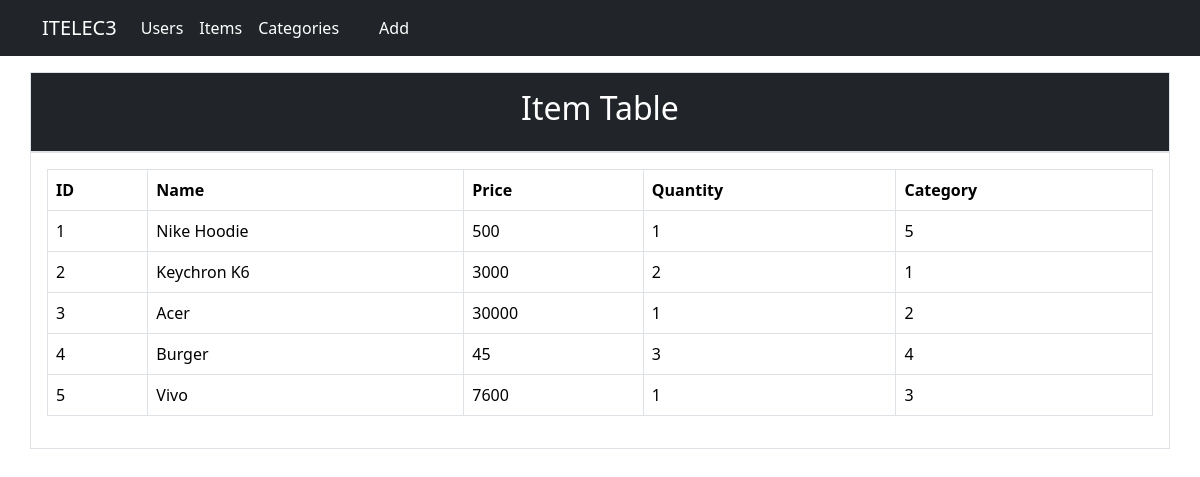
Page /db/items.php (signed in) on the committed database.
### tables this page shows
CREATE TABLE `itemtbl` (
  `item_id` int(11) NOT NULL,
  `item_name` text NOT NULL,
  `price` double NOT NULL,
  `quantity` int(11) NOT NULL,
  `category` int(11) NOT NULL
);

### db/items.php (the view, shortened to what this page needs)
<?php
    require_once('../db/dbconnection.php');
    include("navbar.php");
?>
<!DOCTYPE html>
<html lang="en">
<head>
    <link rel="stylesheet" href="../bootstrap/bootstrap.min.css">
</head>
<body>
    <div class="container p-3 border bg-dark mt-3">
        <h2 class="text-white text-center">Item Table</h2>
    </div>
    <div class="container border p-3">
        <?php
            $sql = "SELECT * FROM itemtbl";
            $query = $conn->query($sql);
            $numRows = $query->num_rows;
            if($numRows>0){
            ?>
                <table class="table table-bordered">
                    <thead>
                        <tr>
                            <th>ID</th>
                            <th>Name</th>
                            <th>Price</th>
                            <th>Quantity</th>
                            <th>Category</th>
                        </tr>
                    </thead>
                    <tbody>
                        <?php
                            while($row = $query->fetch_assoc()){
                                $id = $row['item_id'];
                                $name = $row['item_name'];
                                $price = $row['price'];
                                $qty = $row['quantity'];
                                $category = $row['category']
                        ?>
                            <tr>
                                <td><?php echo $id ?></td>
                                <td><?php echo $name ?></td>
                                <td><?php echo $price ?></td>
                                <td><?php echo $qty ?></td>
                                <td><?php echo $category ?></td>
                            </tr>
                        <?php } ?>
                    </tbody>
                </table>
        <?php } ?>
    </div>
</body>
</html>

### db/navbar.php (shortened to what this page needs)
<!DOCTYPE html>
<html lang="en">
<head>
    <link rel="stylesheet" href="../bootstrap/bootstrap.min.css">
</head>
<body>
    <nav class="navbar navbar-expand-lg navbar-dark bg-dark">
    <div class="container">
        <a class="navbar-brand" href="index.php">ITELEC3</a>
        <div class="collapse navbar-collapse" id="navbarSupportedContent">
        <ul class="navbar-nav me-auto mb-2 mb-lg-0">
            <li class="nav-item">
            <a class="nav-link active" aria-current="page" href="index.php">Users</a>
            </li>
            <li class="nav-item">
            <a class="nav-link active" href="items.php">Items</a>
            </li>
            <li class="nav-item">
            <a class="nav-link active" href="category.php">Categories</a>
            </li>
            <li class="nav-item px-4">
            <a class="nav-link active" href="./add.php">Add</a>
            </li>
        </ul>
        </div>
    </div>
    </nav>
</body>
</html>

### rows in the picture
itemtbl: item_id "1", item_name "Nike Hoodie", price "500", quantity "1", category "5"
itemtbl: item_id "2", item_name "Keychron K6", price "3000", quantity "2", category "1"
itemtbl: item_id "3", item_name "Acer", price "30000", quantity "1", category "2"
itemtbl: item_id "4", item_name "Burger", price "45", quantity "3", category "4"
itemtbl: item_id "5", item_name "Vivo", price "7600", quantity "1", category "3"
